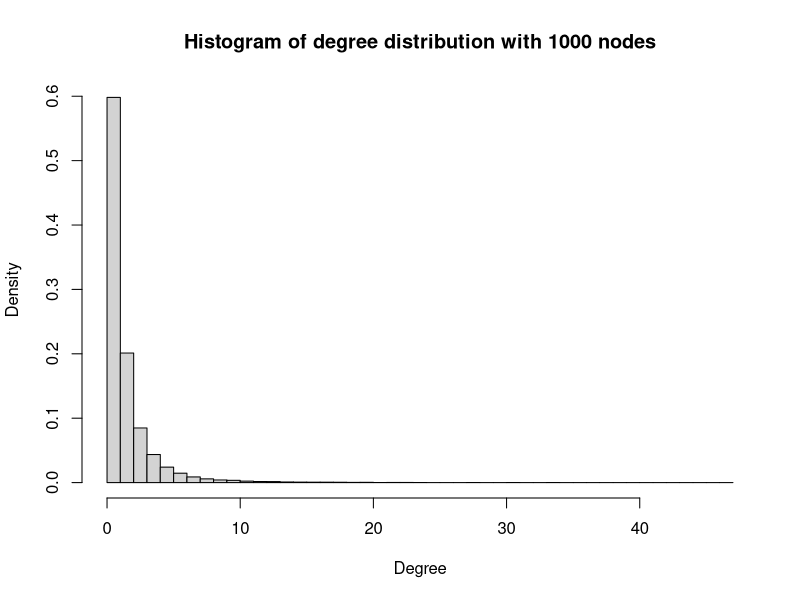
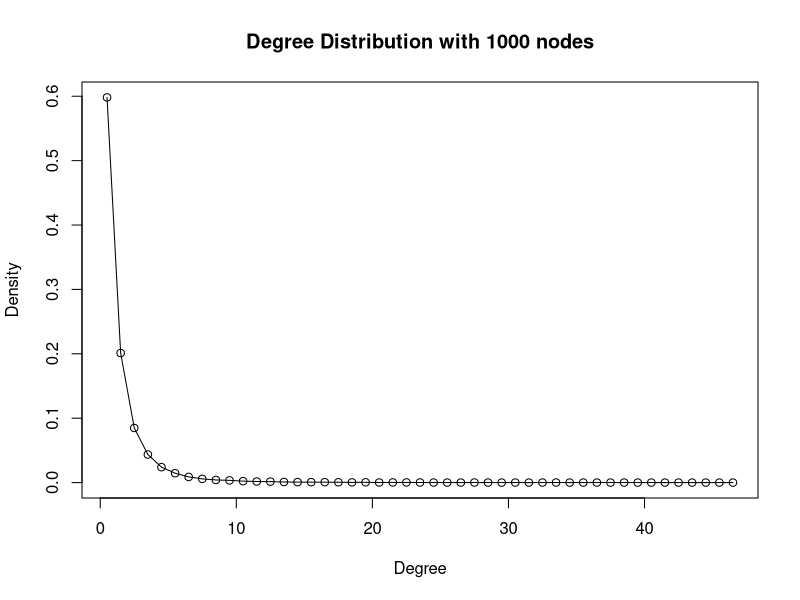
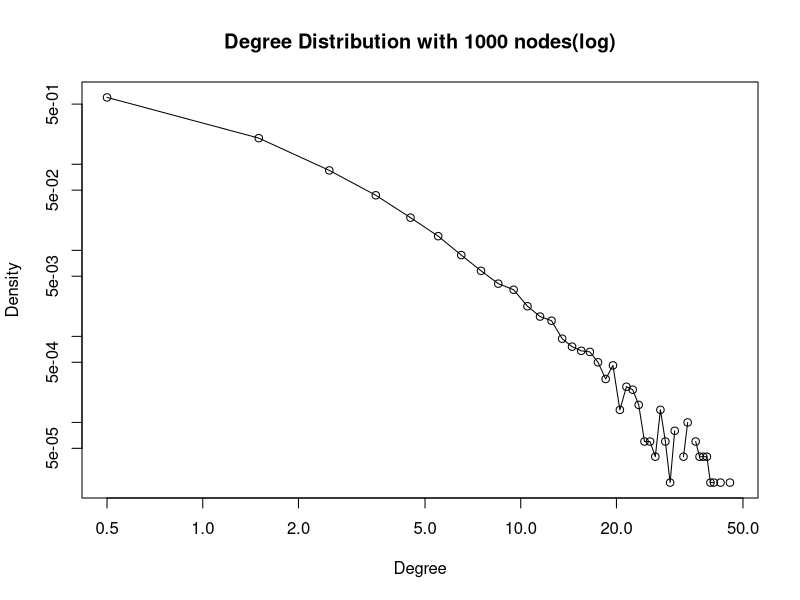

Write R code to recreate these figures, in order.
library(igraph)

iteration = 50
num = 1000
d = numeric()
deg = numeric()

for (i in 1:iteration) {
	g = barabasi.game(num, directed = FALSE)
	d = c(d, diameter(g))
	deg = c(deg, degree(g))
	clu = clusters(g)
	gcc_index = which.max(clu$csize)
	gcc_none = (1:vcount(g))[clu$membership != gcc_index]
	gcc <- delete.vertices(g, gcc_none)
	ans <- fastgreedy.community(gcc)
}

h = hist(deg, breaks = seq(0, to = max(deg) + 1, by = 1), freq = FALSE, main = "Histogram of degree distribution with 1000 nodes", 
	xlab = "Degree")
p = data.frame(x = h$mids, y = h$density)
plot(p, type = "o", main = "Degree Distribution with 1000 nodes", xlab = "Degree", ylab = "Density")
plot(p, type = "o", log = "xy", main = "Degree Distribution with 1000 nodes(log)", xlab = "Degree", ylab = "Density")

mean(d)